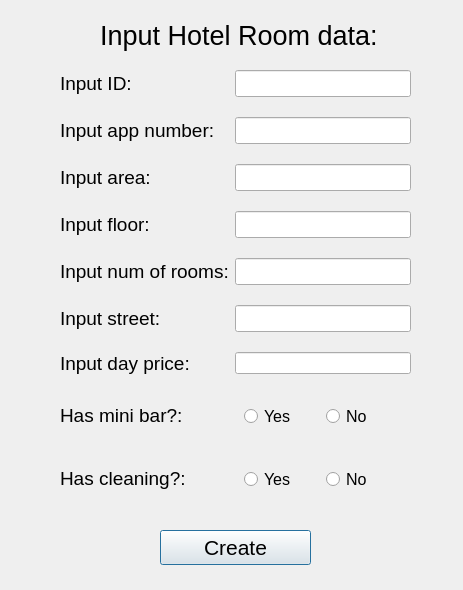
<?xml version="1.0" encoding="UTF-8"?>
<ui version="4.0">
 <class>CreateHotelRoom</class>
 <widget class="QDialog" name="CreateHotelRoom">
  <property name="geometry">
   <rect>
    <x>0</x>
    <y>0</y>
    <width>463</width>
    <height>590</height>
   </rect>
  </property>
  <property name="windowTitle">
   <string>Dialog</string>
  </property>
  <widget class="QPushButton" name="confirmHotelPb">
   <property name="geometry">
    <rect>
     <x>160</x>
     <y>530</y>
     <width>151</width>
     <height>35</height>
    </rect>
   </property>
   <property name="font">
    <font>
     <family>Segoe UI</family>
     <pointsize>16</pointsize>
     <bold>false</bold>
    </font>
   </property>
   <property name="text">
    <string>Create</string>
   </property>
  </widget>
  <widget class="QLabel" name="label">
   <property name="geometry">
    <rect>
     <x>100</x>
     <y>10</y>
     <width>281</width>
     <height>51</height>
    </rect>
   </property>
   <property name="font">
    <font>
     <family>Segoe UI</family>
     <pointsize>20</pointsize>
     <bold>false</bold>
    </font>
   </property>
   <property name="text">
    <string>Input Hotel Room data:</string>
   </property>
  </widget>
  <widget class="QWidget" name="formWidget" native="true">
   <property name="geometry">
    <rect>
     <x>60</x>
     <y>70</y>
     <width>351</width>
     <height>441</height>
    </rect>
   </property>
   <layout class="QFormLayout" name="formLayout">
    <property name="verticalSpacing">
     <number>20</number>
    </property>
    <item row="7" column="0">
     <widget class="QLabel" name="lbSide">
      <property name="font">
       <font>
        <family>Segoe UI</family>
        <pointsize>14</pointsize>
       </font>
      </property>
      <property name="text">
       <string>Has mini bar?:</string>
      </property>
     </widget>
    </item>
    <item row="8" column="0">
     <widget class="QLabel" name="lbCorner">
      <property name="font">
       <font>
        <family>Segoe UI</family>
        <pointsize>14</pointsize>
       </font>
      </property>
      <property name="text">
       <string>Has cleaning?:</string>
      </property>
     </widget>
    </item>
    <item row="0" column="0">
     <widget class="QLabel" name="lbId">
      <property name="font">
       <font>
        <family>Segoe UI</family>
        <pointsize>14</pointsize>
       </font>
      </property>
      <property name="text">
       <string>Input ID: </string>
      </property>
     </widget>
    </item>
    <item row="1" column="0">
     <widget class="QLabel" name="lbAppNum">
      <property name="font">
       <font>
        <family>Segoe UI</family>
        <pointsize>14</pointsize>
       </font>
      </property>
      <property name="text">
       <string>Input app number:</string>
      </property>
     </widget>
    </item>
    <item row="2" column="0">
     <widget class="QLabel" name="lbArea">
      <property name="font">
       <font>
        <family>Segoe UI</family>
        <pointsize>14</pointsize>
       </font>
      </property>
      <property name="text">
       <string>Input area:</string>
      </property>
     </widget>
    </item>
    <item row="3" column="0">
     <widget class="QLabel" name="lbFloor">
      <property name="font">
       <font>
        <family>Segoe UI</family>
        <pointsize>14</pointsize>
       </font>
      </property>
      <property name="text">
       <string>Input floor:</string>
      </property>
     </widget>
    </item>
    <item row="4" column="0">
     <widget class="QLabel" name="lbRooms">
      <property name="font">
       <font>
        <family>Segoe UI</family>
        <pointsize>14</pointsize>
       </font>
      </property>
      <property name="text">
       <string>Input num of rooms:</string>
      </property>
     </widget>
    </item>
    <item row="5" column="0">
     <widget class="QLabel" name="lbStreet">
      <property name="font">
       <font>
        <family>Segoe UI</family>
        <pointsize>14</pointsize>
       </font>
      </property>
      <property name="text">
       <string>Input street:</string>
      </property>
     </widget>
    </item>
    <item row="0" column="1">
     <widget class="QLineEdit" name="lnId">
      <property name="font">
       <font>
        <family>Segoe UI</family>
        <pointsize>12</pointsize>
       </font>
      </property>
     </widget>
    </item>
    <item row="1" column="1">
     <widget class="QLineEdit" name="lnAppNum">
      <property name="font">
       <font>
        <family>Segoe UI</family>
        <pointsize>12</pointsize>
       </font>
      </property>
     </widget>
    </item>
    <item row="2" column="1">
     <widget class="QLineEdit" name="lnArea">
      <property name="font">
       <font>
        <family>Segoe UI</family>
        <pointsize>12</pointsize>
       </font>
      </property>
     </widget>
    </item>
    <item row="3" column="1">
     <widget class="QLineEdit" name="lnFloor">
      <property name="font">
       <font>
        <family>Segoe UI</family>
        <pointsize>12</pointsize>
       </font>
      </property>
     </widget>
    </item>
    <item row="4" column="1">
     <widget class="QLineEdit" name="lnRooms">
      <property name="font">
       <font>
        <family>Segoe UI</family>
        <pointsize>12</pointsize>
       </font>
      </property>
     </widget>
    </item>
    <item row="5" column="1">
     <widget class="QLineEdit" name="lnStreet">
      <property name="font">
       <font>
        <family>Segoe UI</family>
        <pointsize>12</pointsize>
       </font>
      </property>
     </widget>
    </item>
    <item row="7" column="1">
     <widget class="QWidget" name="horizontalWidget" native="true">
      <layout class="QHBoxLayout" name="horizontalLayout">
       <item>
        <widget class="QRadioButton" name="rbBarYes">
         <property name="font">
          <font>
           <family>Segoe UI</family>
           <pointsize>12</pointsize>
          </font>
         </property>
         <property name="text">
          <string>Yes</string>
         </property>
        </widget>
       </item>
       <item>
        <widget class="QRadioButton" name="rbBarNo">
         <property name="font">
          <font>
           <family>Segoe UI</family>
           <pointsize>12</pointsize>
          </font>
         </property>
         <property name="text">
          <string>No</string>
         </property>
        </widget>
       </item>
      </layout>
     </widget>
    </item>
    <item row="8" column="1">
     <widget class="QWidget" name="horizontalWidget_2" native="true">
      <layout class="QHBoxLayout" name="horizontalLayout_2">
       <item>
        <widget class="QRadioButton" name="rbCleaningYes">
         <property name="font">
          <font>
           <family>Segoe UI</family>
           <pointsize>12</pointsize>
          </font>
         </property>
         <property name="text">
          <string>Yes</string>
         </property>
        </widget>
       </item>
       <item>
        <widget class="QRadioButton" name="rbCleaningNo">
         <property name="font">
          <font>
           <family>Segoe UI</family>
           <pointsize>12</pointsize>
          </font>
         </property>
         <property name="text">
          <string>No</string>
         </property>
        </widget>
       </item>
      </layout>
     </widget>
    </item>
    <item row="6" column="0">
     <widget class="QLabel" name="lbDayPrice">
      <property name="font">
       <font>
        <pointsize>14</pointsize>
       </font>
      </property>
      <property name="text">
       <string>Input day price:</string>
      </property>
     </widget>
    </item>
    <item row="6" column="1">
     <widget class="QLineEdit" name="lnDayPrice"/>
    </item>
   </layout>
  </widget>
 </widget>
 <resources/>
 <connections/>
</ui>
